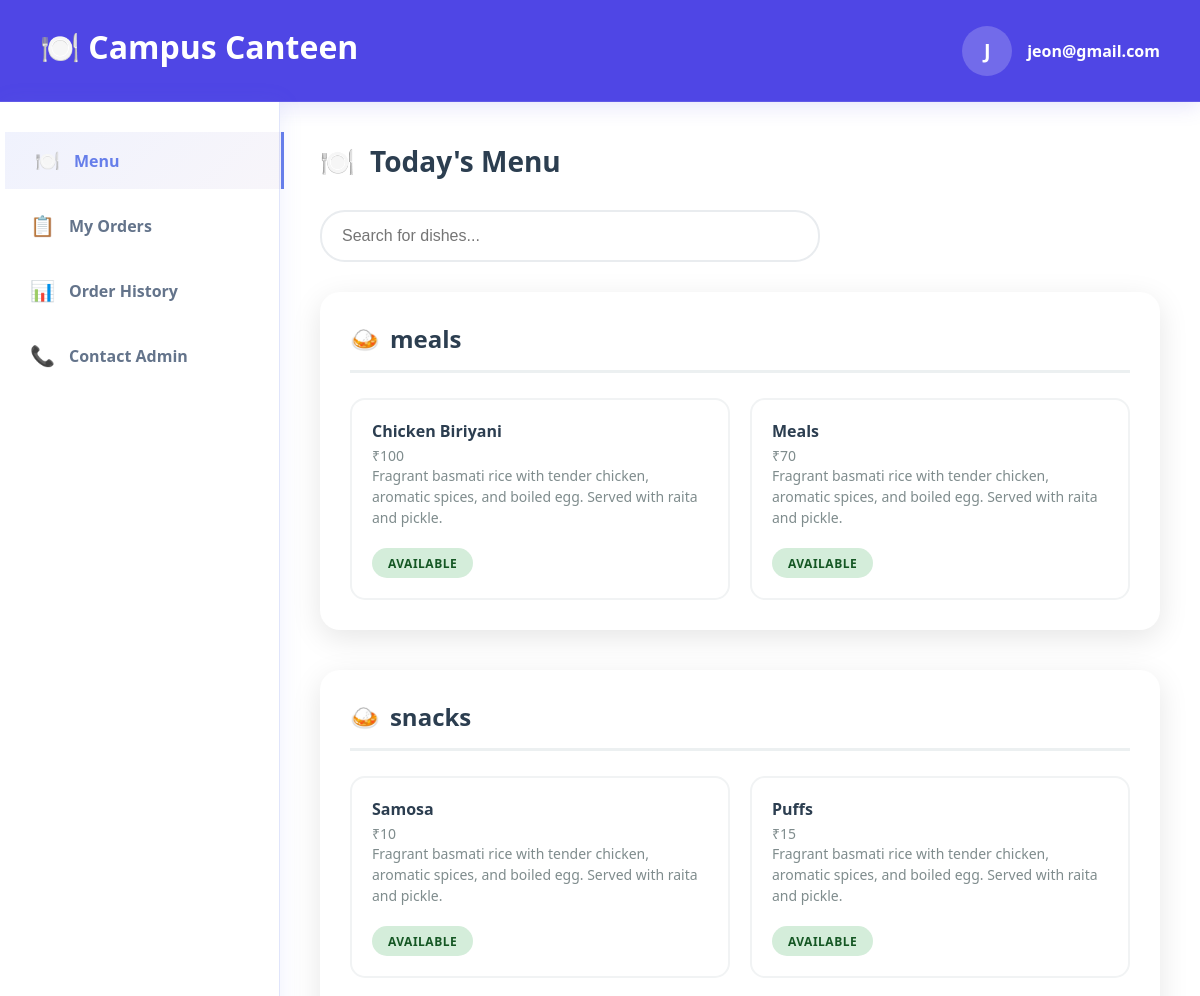
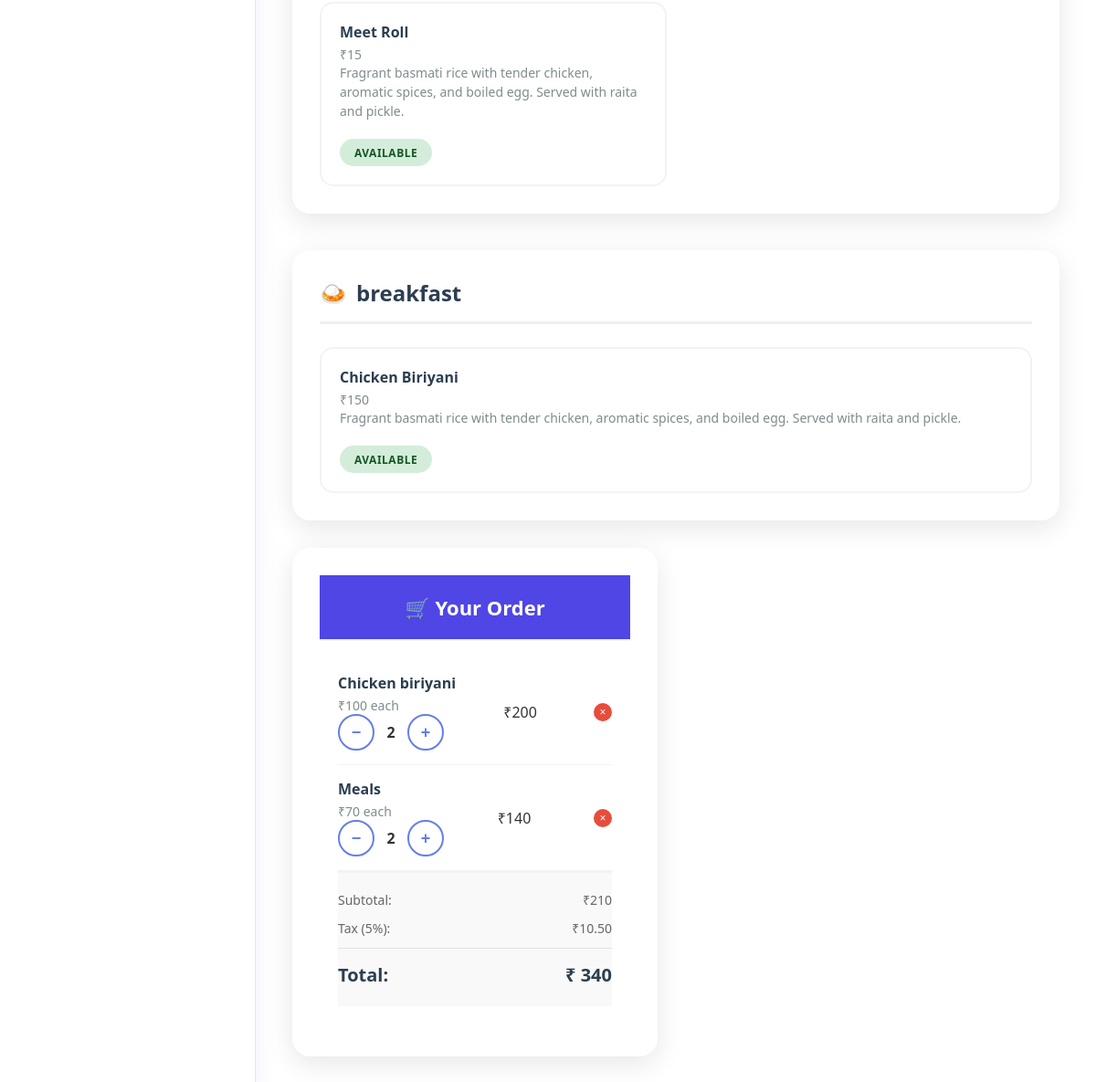
Page /public/students (signed in) on the committed database (2 pictures, top to bottom).
### tables this page shows
CREATE TABLE `items` (
  `id` int NOT NULL,
  `name` varchar(50) DEFAULT NULL,
  `price` decimal(5,0) NOT NULL,
  `canteen_id` int DEFAULT NULL,
  `image_location` varchar(255) DEFAULT NULL,
  `status` enum('available','unavailable') NOT NULL DEFAULT 'available',
  `description` text NOT NULL,
  `category_id` int DEFAULT NULL
);

CREATE TABLE `cart` (
  `id` int NOT NULL,
  `item_id` int NOT NULL,
  `student_id` int NOT NULL,
  `count` int NOT NULL DEFAULT '1',
  `date` datetime DEFAULT CURRENT_TIMESTAMP
);

### app/controllers/Students.php (called while the page is built, shortened)
<?php
class Students extends Controller
{
    public function index()
    {
        $cart = new Cart;
        $student_id = $_SESSION['STUDENT']->id;
        $college_id = $_SESSION['STUDENT']->college_id;
        $sql = "select canteen.id as canteen_id,items.id as item_id,
        items.name as item_name,categories.name as category_name,
        items.price as price from items join canteen on items.canteen_id = canteen.id join
        categories on items.category_id = categories.id join college
         on canteen.college_id = college.id where college.id = $college_id";
        $items = $this->query($sql);
        if (!empty($items)) {
            foreach ($items as $item) {
                $category = $item->category_name;
                if (!isset($grouped[$category])) {
                    $grouped[$category] = [];
                }
                $grouped[$category][] = $item;
            }
            $data['grouped'] = $grouped;
        }
        $carts = $cart->join(
            ['items' => 'cart.item_id = items.id'],
            ['cart.student_id' => $student_id],
            'cart.*, items.name,items.price,items.canteen_id',
            'asc',
            'date'
        );
        $data['carts'] = $carts;
        $data['total'] = 0;
        $this->view('students/index', $data);
    }
}

### app/core/App.php (called while the page is built, shortened)
<?php
class App
{
    private $method = 'index';
    private function splitURL()
    {
        $URL = $_GET['url'] ?? 'home';
        $URL = explode("/", trim($URL, "/"));
        return $URL;
    }
    public function loadController()
    {
        $URL = $this->splitURL();
        $filename = "../app/controllers/" . ucfirst($URL[0]) . ".php";
        if (file_exists($filename)) {
            unset($URL[0]);
        } else {
            $filename = "../app/controllers/_404.php";
            if (file_exists($filename)) {
                require $filename;
                $this->controller = "_404";
            }
        }
        $controller = new $this->controller();
        call_user_func_array([$controller, $this->method], $URL);
    }
}

### public/index.php (called while the page is built, shortened)
<?php
$app = new App;
$app->loadController();

### app/core/Database.php (called while the page is built, shortened)
<?php
trait Database
{
    private function connect()
    {
        $string = "mysql:hostname=" . DBHOST . ";dbname=" . DBNAME;
        $con = new PDO($string, DBUSER, DBPASS);
        $con->setAttribute(PDO::ATTR_ERRMODE, PDO::ERRMODE_EXCEPTION);
        return $con;
    }
    public function query($query, $data = [], $returnInsertId = false)
    {
        $con = $this->connect();
        $stm = $con->prepare($query);
        $check  = $stm->execute($data);
        if ($check) {
            $result = $stm->fetchAll(PDO::FETCH_OBJ);
            if (is_array($result) && count($result)) {
                return $result;
            }
        }
        return false;
    }
}

### app/core/Model.php (called while the page is built, shortened)
<?php
trait Model
{
    protected $order_type = "desc";
    protected $order_column = "id";
    public function where($data, $data_not = [], $limit = '', $custom = '', $order_by = '', $order_type = '')
    {
        $keys = array_keys($data);
        $query = "select * from $this->table where ";
        foreach ($keys as $key) {
            $query .= $key . " = :" . $key . " AND ";
        }
        $query = trim($query, " AND ");
        $query .= " order by $this->order_column $this->order_type ";
        $data = array_merge($data, $data_not);
        return $this->query($query, $data);
    }
    public function join($joins = [], $where = [], $selectColumns = '*', $order_type = '', $order_by = '', $limit = '')
    {
        $query = "SELECT {$selectColumns} FROM {$this->table} ";
        foreach ($joins as $table => $onCondition) {
            $query .= "JOIN {$table} ON {$onCondition} ";
        }
        if (!empty($where)) {
            $query .= "WHERE ";
            foreach ($where as $condition => $value) {
                if (preg_match('/(.+)\s(>=|<=|<>|!=|=|>|<|LIKE)$/i', $condition, $matches)) {
                    $column = $matches[1];
                    $operator = $matches[2];
                } else {
                    $column = $condition;
                    $operator = '=';
                }
                $placeholder = str_replace(['.', ' '], '_', $column);
                $query .= "$column $operator :$placeholder AND ";
                $where[$placeholder] = $value;
                unset($where[$condition]);
            }
            $query = rtrim($query, ' AND ');
        }
        if (!empty($order_by)) {
            $this->order_column = $order_by;
        }
        if (!empty($order_type)) {
            $this->order_type = $order_type;
        }
        $query .= " ORDER BY {$this->order_column} {$this->order_type}";
        return $this->query($query, $where);
    }
}

### app/views/students/index.view.php (the view, shortened to what this page needs)
<!DOCTYPE html>
<html lang="en">
<head>
    <link rel="stylesheet" href="<?= ROOT ?>assets/css/index.css">
</head>
<body>
    <div class="app-container">
        <?php
        require 'header.view.php';
        ?>
        <div class="main-content">
            <?php
            require 'sidebar.view.php';
            ?>
            <div class="content-area">
                <div id="menu-page" class="page active">
                    <div class="page-title">
                        <span>🍽️</span>
                        <span>Today's Menu</span>
                    </div>
                    <input type="text" class="search-bar" data-from="s" placeholder="Search for dishes..." id="searchInput">
                    <div class="menu-grid">
                        <div class="menu-categories">
                            <?php if (!empty($grouped)): ?>
                                <?php foreach ($grouped as $key => $values): ?>
                                    <div class="category-section">
                                        <h2 class="category-title">
                                            <span>🍛</span>
                                            <span><?= $key ?></span>
                                        </h2>
                                        <div class="menu-items-grid">
                                            <?php foreach ($values as $value): ?>
                                                <div class="menu-item" data-item-id="<?= $value->item_id ?>">
                                                    <div class="item-header">
                                                        <div class="item-name"><?= ucwords($value->item_name) ?></div>
                                                        <div class="item-price">₹<?= $value->price ?></div>
                                                    </div>
                                                    <div class="item-description">Fragrant basmati rice with tender chicken, aromatic spices, and boiled egg. Served with raita and pickle.</div>
                                                    <div class="item-footer">
                                                        <div class="availability available">Available</div>
                                                    </div>
                                                </div>
                                            <?php endforeach; ?>
                                        </div>
                                    </div>
                                <?php endforeach; ?>
                            <?php endif; ?>
                        </div>
                        <form action="<?= ROOT ?>students/order">
                            <div class="cart-panel">
                                <div class="cart-header">
                                    <span class="cart-title">🛒 Your Order</span>
                                </div>
                                <div class="cart-items cart-item-template" id="cart-items">
                                    <?php if (!empty($carts)): ?>
                                        <?php foreach ($carts as $cart): ?>
                                            <div class="cart-item">
                                                <div class="item-details">
                                                    <div class="item-name"><?= ucfirst($cart->name) ?></div>
                                                    <div class="item-price">₹<?= $cart->price ?> each</div> <?php $total += ($cart->price * $cart->count) ?>
                                                    <div class="quantity-controls">
                                                        <button data-price="<?= $cart->price ?>" data-item-id="<?= $cart->item_id ?>" class="quantity-btn">−</button>
                                                        <span data-item-id="<?= $cart->item_id ?>" class="quantity"><?= $cart->count ?></span>
                                                        <button data-price="<?= $cart->price ?>" data-item-id="<?= $cart->item_id ?>" class="quantity-btn">+</button>
                                                    </div>
                                                </div>
                                                <div class="item-total"><span>₹</span>
                                                    <div data-item-id="<?= $cart->item_id ?>" class="total-price"><?= $cart->price * $cart->count ?></div>
                                                </div>
                                                <button data-item-id="<?= $cart->item_id ?>" data-cart-id="<?= $cart->id ?>" class="remove-btn" onclick="removeItem(this)">×</button>
                                            </div>
                                        <?php endforeach; ?>
                                    <?php endif; ?>
                                    <div class="cart-summary" id="cart-summary">
                                        <div class="summary-row">
                                            <span>Subtotal:</span>
                                            <span id="subtotal">₹210</span>
                                        </div>
                                        <div class="summary-row">
                                            <span>Tax (5%):</span>
                                            <span id="tax">₹10.50</span>
                                        </div>
                                        <div class="summary-row summary-total">
                                            <span>Total:</span>
                                            <span id="total">₹ <h1=3 id="full-total-price"><?= $total ?></h3></span>
                                        </div>
                                    </div>
                                </div>
                            </div>
                        </form>
                    </div>
</body>
</html>

### public/assets/css/index.css (style rules this page uses)
* { margin: 0; padding: 0; box-sizing: border-box; }
body { font-family: "Segoe UI", Tahoma, Geneva, Verdana, sans-serif; min-height: 100vh; color: #333; overflow-x: hidden; }
.app-container { margin: 0 auto; background: white; min-height: 100vh; box-shadow: 0 0 30px rgba(0, 0, 0, 0.2); }
.cart-panel { width: 400px; background: white; border-radius: 20px; padding: 30px; box-shadow: 0 8px 30px rgba(0, 0, 0, 0.1); position: sticky; top: 40px; height: fit-content; overflow: hidden; }
.item-footer { display: flex; justify-content: space-between; align-items: center; }
.cart-header { display: flex; align-items: center; justify-content: center; gap: 12px; padding: 20px 0; background: #4f46e5; color: white; border-bottom: 2px solid #f1f3f4; }
.cart-title { font-size: 22px; font-weight: bold; color: #fff; text-align: center; }
.cart-items { padding: 20px; margin-bottom: 25px; max-height: 400px; overflow-y: auto; }
.cart-item { display: flex; justify-content: space-between; align-items: center; padding: 15px 0; border-bottom: 1px solid #f1f3f4; }
.cart-item-name, .item-name { font-weight: 600; font-size: 16px; color: #2c3e50; margin-bottom: 4px; }
.cart-item-price, .item-price { font-size: 14px; color: #7f8c8d; }
.cart-summary { padding: 20px 0; border-top: 2px solid #f1f3f4; background: #f9f9f9; }
.summary-row { display: flex; justify-content: space-between; margin-bottom: 12px; font-size: 14px; color: #666; }
.summary-total { font-weight: bold; font-size: 20px; color: #2c3e50; border-top: 1px solid #dee2e6; padding-top: 15px; }
.quantity-controls, .qty-btn-container { display: flex; align-items: center; gap: 8px; }
.quantity-btn, .qty-btn { width: 40px; height: 40px; border: 2px solid #667eea; background: white; color: #667eea; border-radius: 50%; font-weight: bold; font-size: 18px; cursor: pointer; transition: all 0.3s ease; display: flex; align-items: center; justify-content: center; }
.quantity { font-weight: 600; font-size: 16px; color: #333; min-width: 20px; text-align: center; }
.item-total { display: flex; flex-direction: row; }
.remove-btn { background: #e74c3c; color: white; border: none; width: 20px; height: 20px; border-radius: 50%; font-size: 12px; cursor: pointer; display: flex; align-items: center; justify-content: center; margin-left: 10px; transition: all 0.2s; }
.main-content { display: flex; min-height: calc(100vh - 120px); }
.menu-grid { display: grid; grid-template-columns: 1fr 350px; gap: 40px; }
.menu-categories { display: flex; flex-direction: column; gap: 40px; }
.category-section { background: white; border-radius: 20px; padding: 30px; box-shadow: 0 8px 30px rgba(0, 0, 0, 0.1); }
.category-title { font-size: 24px; font-weight: bold; color: #2c3e50; margin-bottom: 25px; padding-bottom: 15px; border-bottom: 3px solid #ecf0f1; display: flex; align-items: center; gap: 10px; }
.menu-items-grid { display: grid; grid-template-columns: repeat(auto-fit, minmax(320px, 1fr)); gap: 20px; }
.menu-item { background: #fff; border-radius: 15px; padding: 20px; border: 2px solid #f1f3f4; transition: all 0.3s ease; cursor: pointer; }
.item-description { color: #7f8c8d; font-size: 14px; margin-bottom: 20px; line-height: 1.5; }
.availability { padding: 7px 16px; border-radius: 25px; font-size: 12px; font-weight: 700; text-transform: uppercase; letter-spacing: 0.5px; height: 30px; }
.available { background: #d4edda; color: #155724; }
.page-title { font-size: 28px; font-weight: bold; color: #2c3e50; margin-bottom: 30px; display: flex; align-items: center; gap: 15px; }
.search-bar { width: 100%; max-width: 500px; padding: 15px 20px; border: 2px solid #e9ecef; border-radius: 25px; font-size: 16px; margin-bottom: 30px; transition: all 0.3s ease; }
@media (max-width: 1200px) { .menu-grid { grid-template-columns: 1fr; gap: 30px; } }
@media (max-width: 1200px) { .cart-panel { position: relative; top: 0; } }

### public/assets/css/sidebar.css (style rules this page uses)
.content-area { flex: 1; padding: 40px; overflow-y: auto; }

### rows in the picture
items: name "Chicken Biriyani", price "100"
items: name "Meals", price "70"
items: name "Samosa", price "10"
items: name "Puffs", price "15"
items: name "Meet Roll", price "15"
items: name "Chicken Biriyani", price "150"
cart: item.name "Chicken biriyani", item.price "100", count "2", $cart->price * $cart->count "200"
cart: item.name "Meals", item.price "70", count "2", $cart->price * $cart->count "140"

### other values in the picture
$_SESSION['STUDENT']->email[0] "J"
$_SESSION['STUDENT']->email "jeon@gmail.com"
$key "meals"
$key "snacks"
$key "breakfast"
$total "340"
